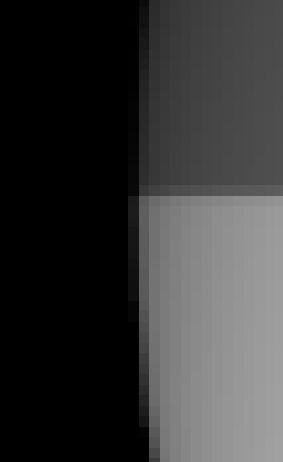
#> input picture images/aliasing.png, 283 x 462 px, given in place of beehive_house.jpg, which was not available
$ jupyter execute --allow-errors cv1-lab-1.ipynb   (text cells are left out)
#> lines starting #> are read from the running program, lines starting #| are printed output that depends on the picture; long printed decimals are rounded; pictures that were not available may be replaced by others from this repository, and a replacement may not be noted
[cell 1]
import sys

if sys.version_info[0] < 3:
    raise Exception("Python 3 or a more recent version is required.")

[cell 2]
# environment and libraries
import os
import glob
import numpy as np
import random
import cv2
import matplotlib
import matplotlib.pyplot as plt

import warnings
warnings.simplefilter(action = "ignore", category = RuntimeWarning)
warnings.simplefilter(action = "ignore", category = UserWarning)

from mpl_toolkits.mplot3d import Axes3D

[cell 3]
# Make sure you're using the provided environment!
assert cv2.__version__ == "4.10.0" or "4.9.0", "You're not using the provided Python environment!"
assert np.__version__ == "1.26.4", "You're not using the provided Python environment!"
assert matplotlib.__version__ == "3.9.2", "You're not using the provided Python environment!"
# Proceed to the next cell if you don't get any error.

[cell 4]
def convert_rgb_to_grays(input_image: np.ndarray):
    '''
    Converts an RGB image into grayscale using different methods and
    returns the grayscale images stacked as separate channels.

    Args:
        input_image: RGB image

    Returns:
        new_image: image with channels representing different grayscale conversion methods
    '''

    # convert input image to array format if not already
    if input_image.max() > 1.0:
        input_image = np.array(input_image, dtype=np.float32) / 255.0

    # lightness method
    lightness = (input_image.max(2) + input_image.min(2)) / 2

    # average method
    average = input_image.mean(2)

    # luminosity method
    luminosity = 0.21 * input_image[:, :, 0] + 0.72 * input_image[:, :, 1] + 0.07 * input_image[:, :, 2]

    # built-in OpenCV function https://docs.opencv.org/3.4/de/d25/imgproc_color_conversions.html#color_convert_rgb_gray
    opencv = cv2.cvtColor(input_image, cv2.COLOR_RGB2GRAY)
    # underlaying calculation is similar to luminosity but with different values:
    # 0.299 * R + 0.587 * G + 0.114 * B

    # stack the results to easily visualize the 4 different methods
    new_image = np.stack([lightness, average, luminosity, opencv], axis=-1)

    return new_image

[cell 5]
def convert_rgb_to_opponent(input_image: np.ndarray):
    '''
    Converts an RGB image into the opponent color space and
    returns the image with opponent color channels. Using the formula:
    O1 = (R-G) / sqrt(2), O2 = (R+G-2B) / sqrt(6), O3 = (R+G+B) / sqrt(3)

    Args:
        input_image: RGB image

    Returns:
        new_image: image with channels representing opponent color space
    '''

    # convert input image to array format if not already
    if input_image.max() > 1.0:
        input_image = np.array(input_image, dtype=np.float32) / 255.0

    R = input_image[:, :, 0]
    G = input_image[:, :, 1]
    B = input_image[:, :, 2]

    O1 = (R-G) / np.sqrt(2)
    O2 = (R+G-2*B) / np.sqrt(6)
    O3 = (R+G+B) / np.sqrt(3)

    new_image = np.stack([O1, O2, O3], axis=-1)

    return new_image

[cell 6]
def convert_rgb_to_normedrgb(input_image):
    '''
    Converts an RGB image into the normalized RGB (nrgb) color space and
    returns the image with normalized RGB channels.

    Args:
        input_image: RGB image

    Returns:
        new_image: image with channels representing normalized RGB color space
    '''

    # convert input image to array format if not already
    if input_image.max() > 1.0:
        input_image = np.array(input_image, dtype=np.float32) / 255.0

    RGBsum = np.sum(input_image, axis=-1, keepdims=True)

    return input_image / RGBsum

[cell 7]
def convert_colour_space(input_image, colourspace):
    '''
    Converts an RGB image into a specified color space and
    returns the image in its new color space.

    Args:
        input_image: RGB image
        colourspace: colour space to be converted to.
        - choices: opponent, nrgb, hsv, ycbcr, grays

    Returns:
        new_image: image with channels in provided colour space
    '''

    # Convert the image into double precision for conversions


    if colourspace.lower() == 'opponent':
        input_image = input_image.astype(np.float32)
        new_image = convert_rgb_to_opponent(input_image)

    elif colourspace.lower() == 'nrgb':
        input_image = input_image.astype(np.float32)
        new_image = convert_rgb_to_normedrgb(input_image)

    elif colourspace.lower() == 'hsv':
        new_image = cv2.cvtColor(input_image, cv2.COLOR_RGB2HSV)

    elif colourspace.lower() == 'ycbcr':
        new_image = cv2.cvtColor(input_image, cv2.COLOR_RGB2YCrCb)
        new_image = new_image[..., [0, 2, 1]] # Swap axes from YCrCb to YCbCr


    elif colourspace.lower() == 'grays':
        # fill in the rgb2grays function
        input_image = input_image.astype(np.float32)
        new_image = convert_rgb_to_grays(input_image)

    elif colourspace.lower() == 'rgb':
        new_image = input_image / 255.0

    else:
        raise NotImplementedError('Unknown colorspace type [%s]...' % colourspace)

    return new_image

[cell 8]
def normalize(input_image: np.ndarray):
    '''
    Normalizes input RGB image between 0f and 1f.

    Args:
        input_image: RGB image

    Returns:
        new_image: normalized image
    '''

    return (input_image - np.min(input_image))/np.ptp(input_image)

[cell 9]
def visualize_colourspace(image, colourspace='rgb'):
    """
    Visualize the image in its corresponding colour space.
    This function visualizes 1 figure with 4 images.
    Hint: some RGB representation of the new colour space image + each of its channels

    Args:
        image: image with channels of some colour space ['rgb', 'nrgb', 'opponent', 'hsv', 'ycbcr', 'grays']
        colourspace: colour space to be converted to.
        - choices: opponent, nrgb, hsv, ycbcr, grays
    """

    image_converted = convert_colour_space(image, colourspace)

    if colourspace == 'opponent':
        print("\033[1mOpponent results: \033[0m")

        green_red = matplotlib.colors.LinearSegmentedColormap.from_list("GreenRed", ["green", "red"])
        blue_yellow = matplotlib.colors.LinearSegmentedColormap.from_list("BlueYellow", ["blue", "yellow"])

        plt.figure(figsize=(7,7))
        titles = ['O1 (R-G)', 'O2 (Y-B)', 'O3 (LUMA)']
        cmaps = [green_red, blue_yellow, "gray"]
        for i in range(3):
            plt.subplot(2, 2, i+1)
            plt.imshow(image_converted[:, :, i], cmap=cmaps[i])
            plt.title(titles[i])
            plt.axis('off')
        plt.subplot(2, 2, 4)
        plt.imshow(image)
        plt.title('original')
        plt.axis('off')

    elif colourspace in ['rgb', 'nrgb']:
        print(f"\033[1m{colourspace} results: \033[0m")

        plt.figure(figsize=(7,7))
        titles = ['Red', 'Green', 'Blue']
        cmaps = ['Reds', 'Greens', "Blues"]
        for i in range(3):
            plt.subplot(2, 2, i+1)
            plt.imshow(image_converted[:, :, i], cmap=cmaps[i])
            plt.title(titles[i])
            plt.axis('off')
        plt.subplot(2, 2, 4)
        plt.imshow(image_converted)
        plt.title('combined')
        plt.axis('off')

    elif colourspace == 'hsv':
        print("\033[1mHSV results: \033[0m")

        ones_like_hsv = np.ones_like(image_converted[:,:,0], dtype=np.uint8)

        # Here we make an image with original hue where S=1 and V=1 to show hues
        hue_vis = np.stack([image_converted[:,:,0], ones_like_hsv  * 255, ones_like_hsv  * 255], axis=-1)
        hue_vis = cv2.cvtColor(hue_vis, cv2.COLOR_HSV2RGB)


        # Here we show the saturation with a red image where the saturation differs based on the original saturation
        sat_vis = np.stack([ones_like_hsv * 179, image_converted[:, :, 1], ones_like_hsv  * 255], axis=-1)
        sat_vis = cv2.cvtColor(sat_vis, cv2.COLOR_HSV2RGB)

        # Possibly bit of a clunky way to go through the visualisations, but it's fine
        hsv_images = [hue_vis, sat_vis, image_converted[:,:,2]]

        plt.figure(figsize=(7,7))
        titles = ['Hue', 'Saturation', 'Value']
        colors = [None, None, 'gray']
        for i in range(3):
            plt.subplot(2, 2, i+1)
            plt.imshow(hsv_images[i], cmap=colors[i])
            plt.title(titles[i])
            plt.axis('off')
        plt.subplot(2, 2, 4)
        plt.imshow(cv2.cvtColor(image_converted, cv2.COLOR_HSV2RGB))
        plt.title('combined')
        plt.axis('off')

    elif colourspace == 'ycbcr':
        print("\033[1mYCbCr results: \033[0m")

        cyan_red = matplotlib.colors.LinearSegmentedColormap.from_list("RedCyan", ["cyan", "red"])
        yellow_bue = matplotlib.colors.LinearSegmentedColormap.from_list("YellowBlue", ["yellow", "blue"])
        plt.figure(figsize=(7,7))
        titles = ['Y', 'Cb', 'Cr']
        cmaps = ["gray", yellow_bue, cyan_red]
        for i in range(3):
            # norm = normalize(opponent[:, :, i])
            channel = image_converted[:, :, i]
            if i > 0:
                channel + 128
            plt.subplot(2, 2, i+1)

            plt.imshow(channel, cmap=cmaps[i])
            plt.title(titles[i])
            plt.axis('off')
        plt.subplot(2, 2, 4)
        plt.imshow(cv2.cvtColor(image_converted[..., [0,2,1]], cv2.COLOR_YCrCb2RGB))
        plt.title('combined')
        plt.axis('off')


    elif colourspace == 'grays':
        print("\033[1mGrayscale results: \033[0m")
        print("The underlying calculation for the cv2 method is similar to the luminosity method but with different values, those being:")
        print("Source: https://docs.opencv.org/3.4/de/d25/imgproc_color_conversions.html#color_convert_rgb_gray")
        print("0.299 * R + 0.587 * G + 0.114 * B")
        plt.figure(figsize=(5,5))
        titles = ['Lightness method', 'Average method', 'Luminosity method', 'OpenCV method']
        for i in range(4):
            plt.subplot(2, 2, i+1)
            plt.imshow(image_converted[:, :, i], cmap='gray')
            plt.title(titles[i])
            plt.axis('off')

    else:
        raise NotImplementedError('Unknown colorspace type [%s]...' % colourspace)

    plt.show()

[cell 10]
# Load and convert the image to RGB
image = cv2.imread('images/beehive_house.jpg')
#> image is the input picture: shape (462, 283, 3); min 0, max 161, mean 53.8
image = cv2.cvtColor(image, cv2.COLOR_BGR2RGB)

visualize_colourspace(image, 'rgb')
#> in visualize_colourspace, `plt.show()`:
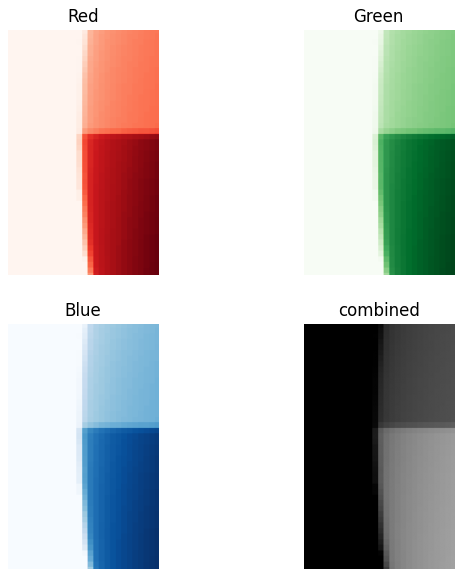
#> figure drawn by matplotlib, 4 panels
visualize_colourspace(image, 'nrgb')
#> call 2 of visualize_colourspace, with colourspace = 'nrgb'
#> in convert_rgb_to_normedrgb, `RGBsum = np.sum(input_image, axis=-1, keepdims=True)`:
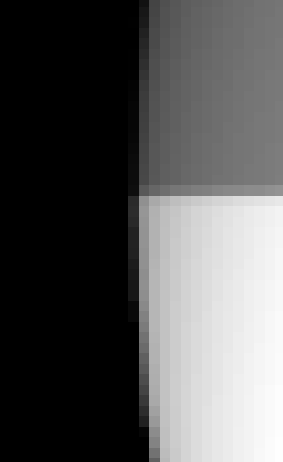
#> RGBsum: shape (462, 283, 1) float32; min 0, max 1.89, mean 0.633; drawn with min black and max white
#> in convert_rgb_to_normedrgb, `return input_image / RGBsum`: returned value: shape (462, 283, 3) float32; 46.92% of the values are NaN or infinite; the others: min 0.333, max 0.333, mean 0.333
#> in visualize_colourspace (call 2), `plt.show()`:
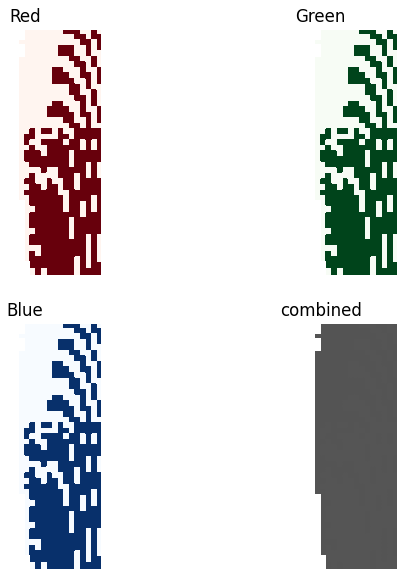
#> figure drawn by matplotlib, 4 panels
visualize_colourspace(image, 'opponent')
#> in convert_rgb_to_opponent, `O1 = (R-G) / np.sqrt(2)`: O1: shape (462, 283) float32; every value is 0
#> in convert_rgb_to_opponent, `new_image = np.stack([O1, O2, O3], axis=-1)`:
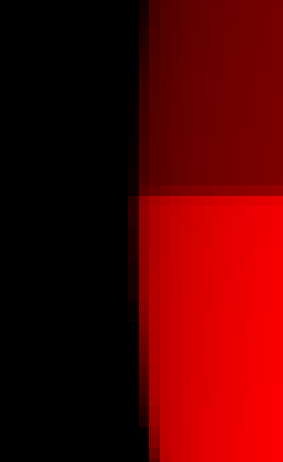
#> new_image: shape (462, 283, 3) float32; mean of channels 0, 1, 2 0, 0, 0.365; drawn with min black and max white
visualize_colourspace(image, 'hsv')
#> call 4 of visualize_colourspace, with colourspace = 'hsv'
#> in convert_colour_space (call 4), `new_image = cv2.cvtColor(input_image, cv2.COLOR_RGB2HSV)`: new_image: shape (462, 283, 3); mean H, S, V 0, 0, 53.8
#> in visualize_colourspace (call 4), `hue_vis = np.stack([image_converted[:,:,0], ones_like_hsv  * 255, ones..`: hue_vis: shape (462, 283, 3); mean H, S, V 0, 255, 255
#> in visualize_colourspace (call 4), `hue_vis = cv2.cvtColor(hue_vis, cv2.COLOR_HSV2RGB)`:
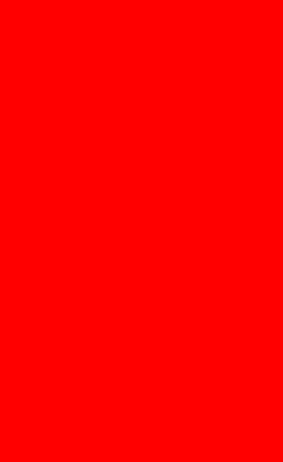
#> hue_vis: shape (462, 283, 3); mean R, G, B 255, 0, 0
#> in visualize_colourspace (call 4), `sat_vis = np.stack([ones_like_hsv * 179, image_converted[:, :, 1], one..`: sat_vis: shape (462, 283, 3); mean H, S, V 179, 0, 255
#> in visualize_colourspace (call 4), `sat_vis = cv2.cvtColor(sat_vis, cv2.COLOR_HSV2RGB)`: sat_vis: shape (462, 283, 3); every value is 255
#> in visualize_colourspace (call 4), `plt.show()`:
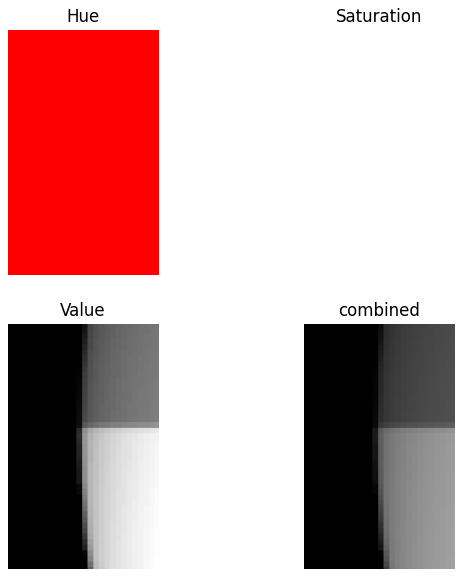
#> figure drawn by matplotlib, 4 panels
visualize_colourspace(image, 'ycbcr')
#> in convert_colour_space (call 5), `new_image = cv2.cvtColor(input_image, cv2.COLOR_RGB2YCrCb)`: new_image: shape (462, 283, 3); mean of channels 0, 1, 2 53.8, 128, 128
visualize_colourspace(image, 'grays')

[cell 11]
def apply_grey_world_algorithm(awb_img: np.ndarray):
    """
    Apply the Grey-World algorithm to correct the color balance of an RGB image.

    This function assumes that under a white light source, the average color in a scene should be grey.
    It corrects the image by scaling each channel so that the mean of each channel is equal.

    Args:
        awb_img: RGB image to be color corrected

    Returns:
        gw_img: Color corrected image using the Grey-World algorithm
    """
    awb_img = awb_img.astype(np.float32) / 255.0
    img_chan_mean = awb_img.mean((0,1))
    img_mean = awb_img.mean()

    gw_img = awb_img * (img_mean / img_chan_mean)

    return normalize(gw_img)

[cell 12]
# load and convert the image to rgb
image = cv2.imread('images/beehive_house.jpg')
image = cv2.cvtColor(image, cv2.COLOR_BGR2RGB)

gw_img = apply_grey_world_algorithm(image)
#> in apply_grey_world_algorithm, `img_chan_mean = awb_img.mean((0,1))`: img_chan_mean = [0.211, 0.211, 0.211]
#> in apply_grey_world_algorithm, `img_mean = awb_img.mean()`: img_mean = 0.211

print("\033[1mGrey World results: \033[0m")

plt.figure(figsize=(7,7))
plt.subplot(1, 2, 1)
plt.imshow(image)
plt.title('Original')
plt.axis('off')
plt.subplot(1, 2, 2)
plt.imshow(gw_img)
plt.title('Grayworld')
plt.axis('off')
plt.show()

[cell 13]
# [19 lines left out: function reconstruct_image_from_intrinsics, not called in this run]

[cell 14]
# Replace the object name with a valid name from the dataset
img_path = './intrinsic_images/'
object_name = 'turt_ml1'

# Read with opencv
obj = cv2.imread(img_path + object_name + '.png')
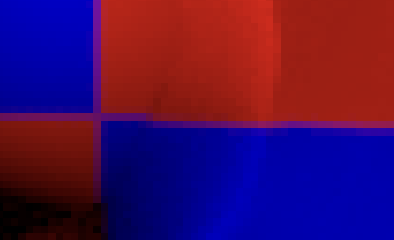
#> input picture images/colourblend.png, 394 x 240 px, given in place of turt_ml1.png, which was not available
#> obj is the input picture: shape (240, 394, 3); mean B, G, R 85.3, 13.8, 73.2
if obj is None:
    raise FileNotFoundError(f'No image found with filename: {img_path + object_name + ".png"}')
else:
    print(f'object shape: {obj.shape}, minmax: {(obj/255).min()} | {(obj/255).max()}')
#| object shape: (240, 394, 3), minmax: 0.0 | 0.8078

obj_sha = cv2.imread(img_path + object_name + '_shad.png')
if obj_sha is None:
    raise FileNotFoundError(f'No image found with filename: {img_path + object_name + "_shad.png"}')
else:
    print(f'object albedo shape: {obj_sha.shape}, minmax: {(obj_sha / 255).min()} | {(obj_sha/255).max()}')
#| object albedo shape: (240, 394, 3), minmax: 0.0 | 0.8078

obj_alb = cv2.imread(img_path + object_name.split('_')[0] + '_refl.png')
#> (the rest of this cell did not finish here and is left out)

[cell 15]
# [21 lines left out: function get_true_color, not called in this run]

#> (a cell that did not finish here is left out)

[cell 17]
def recolor_image(albedo_img: np.ndarray, shading_img: np.ndarray):
    """
    Recolors an image based on its albedo and shading images.

    This function recolors the input albedo image by changing non-black pixels to red
    and then reconstructs the final image using the provided shading image.

    Args:
        albedo_img: Albedo (reflectance) image
        shading_img: Shading image

    Returns:
        recolored_img: Recolored and reconstructed image
    """
    red = np.array([255,0,0])
    mask = np.any(albedo_img > 0, axis=-1)

    recolored_img = albedo_img
    albedo_img[mask] = red

    recolored_img = recolored_img / 255
    shading_img = shading_img / 255
    recolored_img = recolored_img * shading_img

    return recolored_img

#> (a cell that did not finish here is left out)

[cell 19]
def load_synthetic_images(image_dir='./photometrics_images/SphereGray5/', channel=0):
    """
    Loads synthetic images and their corresponding light source directions.

    This function reads all images from the specified directory, extracts the relevant channel, and stacks the images along the third dimension. It also extracts the light source directions from the image filenames and normalizes both the image stack and the light source vectors.

    Args:
        image_dir: directory containing the synthetic images
        channel: color channel to be extracted (default is 0, corresponding to the red channel)

    Returns:
        image_stack: a 3d numpy array of stacked images
        normalized_light_dirs: a 2d numpy array of normalized light source directions
    """
    # list all files in the image directory
    image_files = os.listdir(image_dir)
    num_images = len(image_files)

    image_stack = None
    light_directions = None

    # assumed z component for the light direction
    z_component = 0.5

    # loop through all image files
    for i in range(num_images):
        # read the input image
        image = cv2.imread(os.path.join(image_dir, image_files[i]))
        image = np.flip(image, axis=-1)  # flip the image to correct the channel order
        image = image[:, :, channel]  # extract the specified color channel

        # initialize image stack and light direction array on the first iteration
        if image_stack is None:
            height, width = image.shape
            print('image size (h*w): %d*%d' % (height, width))
            image_stack = np.zeros([height, width, num_images], dtype=int)
            light_directions = np.zeros([num_images, 3], dtype=np.float64)

        # stack the image along the third dimension
        image_stack[:, :, i] = image

        # extract light direction from the image filename
        x_component = np.double(image_files[i][(image_files[i].find('_') + 1):image_files[i].rfind('_')])
        y_component = np.double(image_files[i][image_files[i].rfind('_') + 1:image_files[i].rfind('.png')])
        light_directions[i, :] = [x_component, -y_component, z_component]

    # convert the image stack to double precision for further processing
    image_stack = np.double(image_stack)

    # normalize the image stack
    min_val = np.min(image_stack)
    max_val = np.max(image_stack)

    # handle the case where all pixel values are the same
    if max_val != min_val:
        image_stack = (image_stack - min_val) / (max_val - min_val)
    else:
        image_stack = np.zeros(image_stack.shape)

    # normalize the light direction vectors
    norm_factors = np.tile(np.sqrt(np.sum(light_directions ** 2, axis=1, keepdims=True)), (1, light_directions.shape[1]))
    normalized_light_dirs = light_directions / norm_factors

    return image_stack, normalized_light_dirs

[cell 20]
# [86 lines left out: function show_results, not called in this run]

[cell 21]
# [27 lines left out: function estimate_albedo_and_normals, not called in this run]

[cell 22]
# load synthetic images for SphereGray5
# YOUR CODE HERE

# estimate albedo and normals
# YOUR CODE HERE

# show results
# YOUR CODE HERE

[cell 23]
# load synthetic images for SphereGray25
# YOUR CODE HERE

# estimate albedo and normals for SphereGray25
# YOUR CODE HERE

# show the results for SphereGray25
# YOUR CODE HERE

[cell 24]
# load synthetic images for SphereGray5 and SphereGray25
# YOUR CODE HERE

# estimate albedo and normals without shadow trick
# YOUR CODE HERE

# show results without shadow trick
# YOUR CODE HERE

[cell 25]
# [24 lines left out: function check_integrability, not called in this run]

#> (a cell that did not finish here is left out)

[cell 27]
# YOUR CODE HERE

#> (a cell that did not finish here is left out)

#> (a cell that did not finish here is left out)

[cell 30]
# YOUR CODE HERE

[cell 31]
# YOUR CODE HERE

[cell 32]
def photometric_stereo(image_dir='./photometrics_images/MonkeyGray/'):
    """
    Performs photometric stereo to estimate the surface albedo, normals, and height map for a given set of images under varying illumination conditions.

    Args:
        image_dir: Directory containing the input images (default is './images/photometrics_images/MonkeyGray/').

    Returns:
        None
    """

    # obtain many images in a fixed view under different illumination
    print('Loading images...\n')
    [image_stack, scriptV] = load_synthetic_images(image_dir)
    [h, w, n] = image_stack.shape
    print('Finish loading %d images.\n' % n)

    # compute the surface gradient from the stack of images and light source matrix
    print('Computing surface albedo and normal map...\n')

    # YOUR CODE HERE

    # integrability check: is (dp / dy  -  dq / dx) ^ 2 small everywhere?
    print('Integrability checking\n')

    # YOUR CODE HERE

    # YOUR CODE HERE
    # threshold = ...


    print('Number of outliers: %d\n' % np.sum(SE > threshold))
    SE[SE <= threshold] = float('nan')  # for good visualization

    # compute the surface height
    print('Computing surface height map...\n')

    # YOUR CODE HERE

    # show results
    print('Displaying results...\n')

    # YOUR CODE HERE

[cell 33]
# Use the function
image_dir = './photometrics_images/MonkeyGray/'
#> (the rest of this cell did not finish here and is left out)
